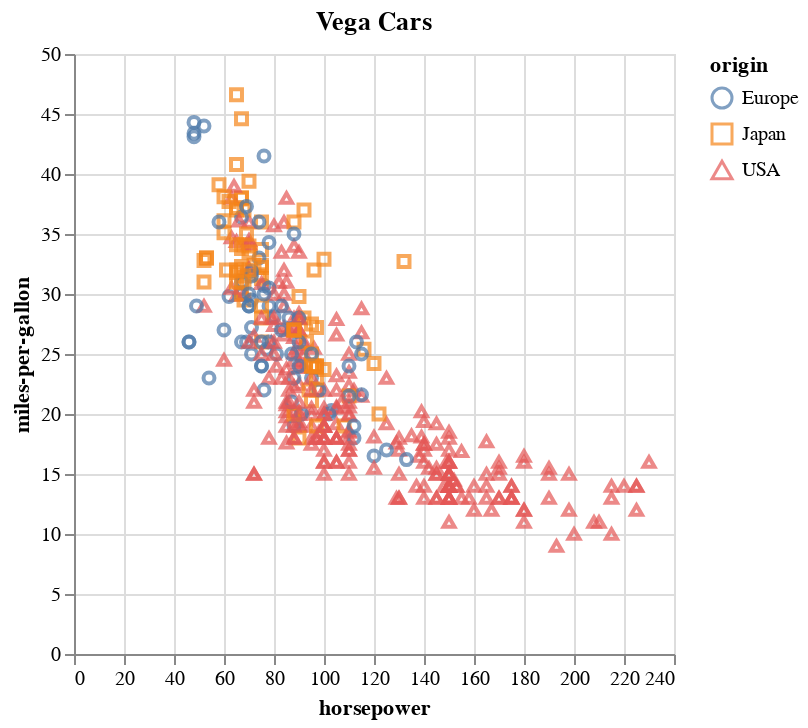

Express this chart as Vega-Lite.
### Vega-Lite specification from a JSON file in a GitHub repository (floating-point values rounded to 4 significant figures; data arrays with more than 128 entries replaced by an {"elided": "..."} marker saying what was removed)
{"data": {"values": {"elided": "406 records"}}, "$schema": "https://vega.github.io/schema/vega-lite/v5.json", "title": "Vega Cars", "mark": "point", "encoding": {"x": {"field": "horsepower", "type": "quantitative"}, "y": {"field": "miles-per-gallon", "type": "quantitative"}, "color": {"field": "origin", "type": "nominal"}, "shape": {"field": "origin", "type": "nominal"}}}
